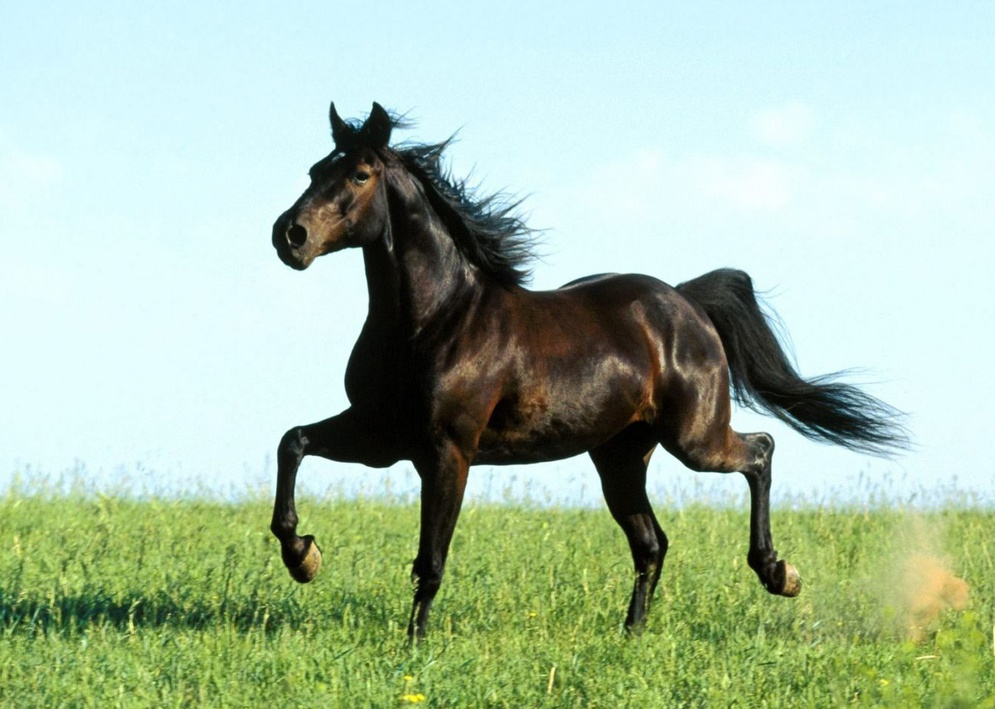
#> input picture Módulo 1/horse.jpg, 995 x 709 px, shrunk from 1322 x 943 before the run
$ python SIFT.py   (older library calls are emulated)
#> lines starting #> are read from the running program, lines starting #| are printed output that depends on the picture
'''
Created on 21 de out de 2015

@author: Anderson Santos
'''

import cv2
from matplotlib import pyplot as plt

img = cv2.imread('horse.jpg')
#> img is the input picture: shape (709, 995, 3); mean B, G, R 166.9, 191.2, 168.4
gray= cv2.cvtColor(img,cv2.COLOR_BGR2GRAY)
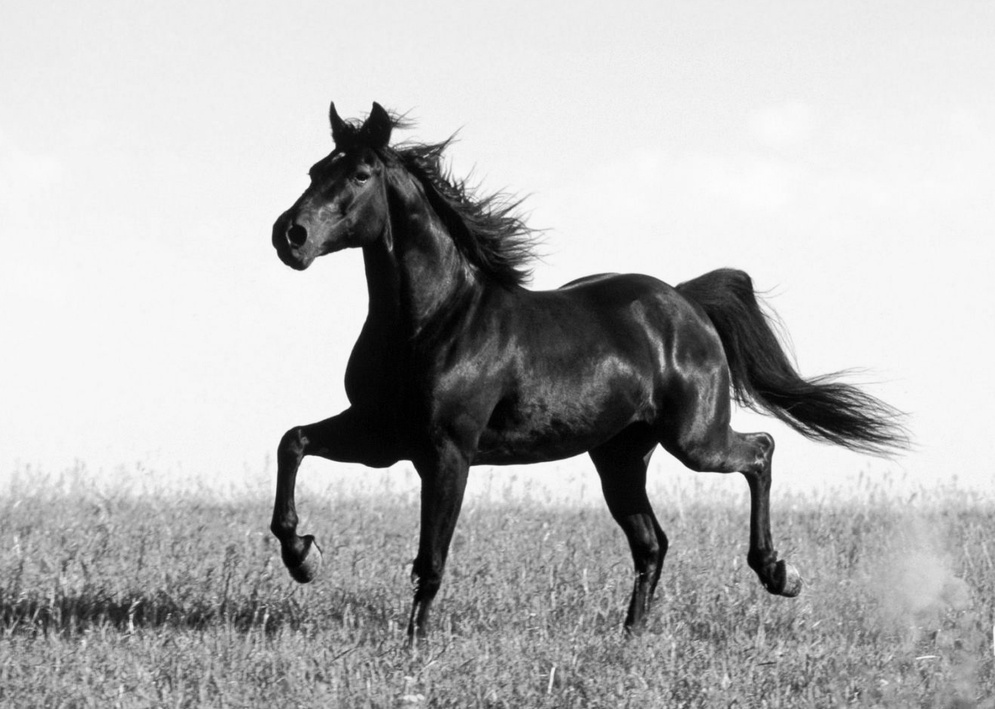
#> gray: shape (709, 995); min 0, max 253, mean 181.6

sift = cv2.SIFT()
#kp = sift.detect(gray,None)
kp, descritores =sift.detectAndCompute(gray,None)
#> kp = 6105 keypoints; strongest (x, y, size): (828, 413, 42.3), (291, 240, 29.5), (403, 479, 25.7), (574, 481, 36.7)

imgKp=cv2.drawKeypoints(gray,kp)
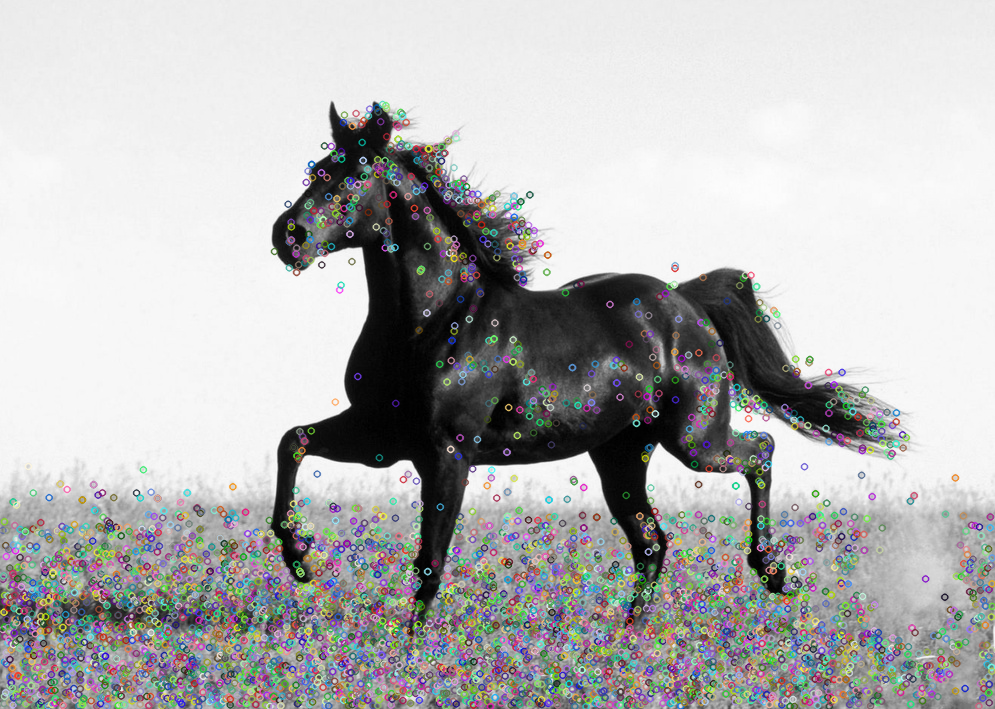
#> imgKp: shape (709, 995, 3); mean of channels 0, 1, 2 180.2, 180.3, 180.2; drawn as B, G, R
plt.imshow(imgKp, cmap = 'gray')
plt.title('Pontos SIFT'), plt.xticks([]), plt.yticks([])
plt.show()
img=cv2.drawKeypoints(gray,kp,flags=cv2.DRAW_MATCHES_FLAGS_DRAW_RICH_KEYPOINTS)
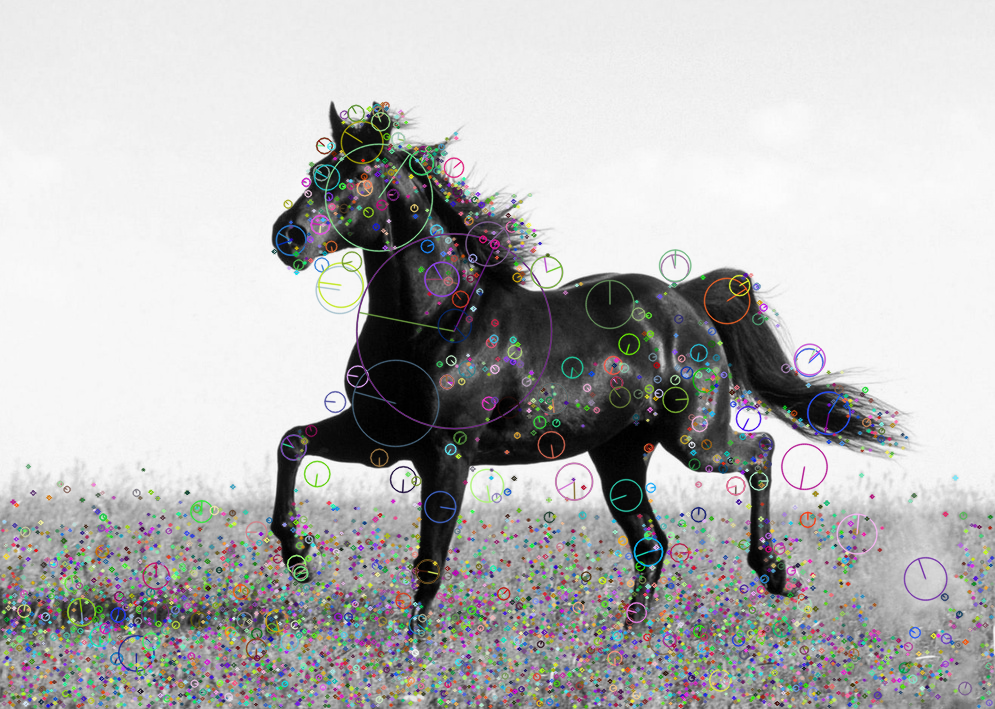
#> img: shape (709, 995, 3); mean of channels 0, 1, 2 181, 181.2, 181.2; drawn as B, G, R

plt.imshow(img, cmap = 'gray')

plt.show()
